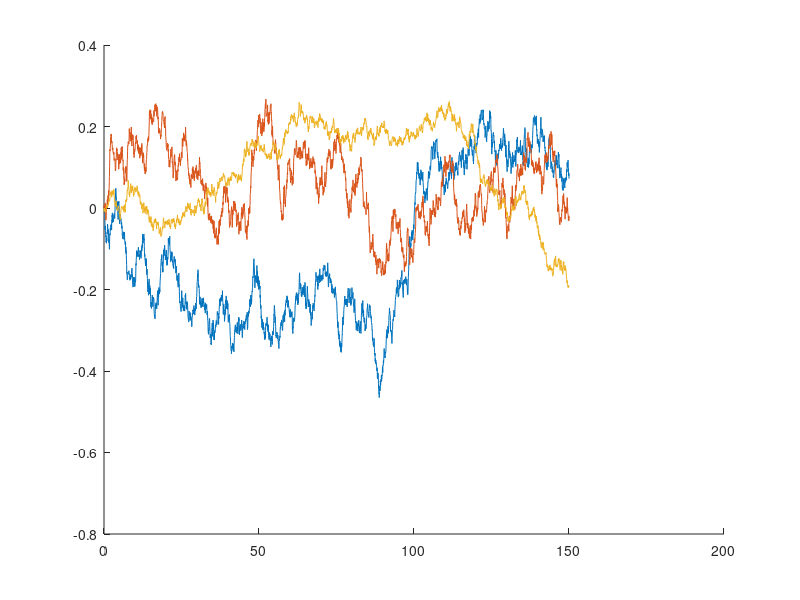

This chart was generated by the following MATLAB code: (Note: this script raises an error after producing the figure.)
%% Environment
gravity_acc = + 9.81; % z-down

%% Wind Profile and Wind Gust Dynamics
vel_at6m = 2 * 0.5144; % wind velocity at 6m, absolute value, [knot]->[m/s]
wind_gust_max = 2.4 * 0.5144; % maximum wind gust from wind forcast, [knot]->[m/s]
theta = 28; % [deg] constant
wind_pf_size = 3000;
height_lim = 150; % h \in (0, height_lim]

wind_h = @(h) (h>0.04572)*vel_at6m.*log(h/0.04572)/log(6.096/0.04572); % wind shear model
theta_h = theta/180*pi + pi; % forcasted wind field
GetWindProfile = @(h) [wind_h(h)*cos(theta_h);
                       wind_h(h)*sin(theta_h);
                       zeros(1,size(h,2))]; % [wx; wy; 0];

heights = linspace(1e-6, height_lim, wind_pf_size); % start from 0+ avoiding NaN
dh = height_lim/wind_pf_size;
wind_profile_hat = GetWindProfile(heights);

xi = 0.0* [randn();
           randn();
           0]; % wind profile error at 200[m]

% compute delta_w for simulation
delta_ws = zeros(3,wind_pf_size);
a_w = -0.00385;
b_w = 8 * 0.0251;
ratios = [1, 1, 0.5];
for i = 2:wind_pf_size
    delta_ws(:,i) = (1+dh*a_w)*delta_ws(:,i-1)+dh*b_w*[ratios(1)*randn(); ratios(2)*randn(); ratios(3)*randn()];
end
% tune b_w s.t. norm(delta_ws) ~ wind_gust_max - vel_at6m

mean(vecnorm(delta_ws(1:2,:)))
hold on
plot(heights, delta_ws(1,:));
plot(heights, delta_ws(2,:));
plot(heights, delta_ws(3,:));

wind_err0 = zeros(4,50); % [h, dx, dy, dz] wind error storage

% params from paper 14/16

%% Parafoil System
% params from paper 12

system_mass = 2.2; % kg
system_inertia =  [1.68, 0,    0.09;
                   0,    0.80, 0;
                   0.09, 0,    0.32];

parafoil_ref_area = 1.5;  % m2
parafoil_ref_span = 1.88; % m
parafoil_ref_length = 0.80; % m, chord
parafoil_arc_h = 0.1; % m
parafoil_thickness = 0.075; % m, thickness of canopy

S_pd = 0.06; % m2 payload reference area 

C_BP = eye(3); % from body frame B to parafoil aero frame P;
B_r_BP = [0; 0; -1.2];

C_BW = eye(3); % from body frame B to payload frame W;
B_r_BW = [0; 0; 0.1];

[Im, Ii] = ImIiCompute(parafoil_arc_h, parafoil_ref_span, ...
                       parafoil_ref_length, parafoil_thickness);

%% Aero Coefficients
%--- from paper 12 and book ch5
c_L0 = 0.24; % lift force coefficient
c_La = 2.14;
c_Lds = 0.2783;

c_D0 = 0.12;
c_Da2 = 0.33;
c_Dds = 0.43; % large enough to enable gliding ratio control 17.5-26.3

c_Yb = 0.23;

c_lp = -0.84; % negative
c_lda = -0.005; % negative
c_m0 = 0.1; 
c_ma = -0.72;
c_mq = -1.49; % negative
c_nr = -0.27; % negative
c_nda = 0.0115; % positive

c_Dpd = 3.2; % payload drag coefficient

cL = [c_L0; c_La; c_Lds]; % lift force coefficients
cD = [c_D0; c_Da2; c_Dds]; % drag force coefficients
cM = [c_lp; c_lda; c_m0; c_ma; c_mq; c_nr; c_nda]; % moment coefficients

%% Safe Zone, Vel Info and Initiation
[Axbxh, init_xy_pos] = SafeZoneCompute(0);
vel_info = [95.551, 3.87807, 1.61823]; % corresponding height, Vh, Vz, without wind, delta_l,r = 0.5
init_pos_in_inertial_frame = [init_xy_pos; -100]; % x-North, z-down, y-East
init_rpy = [0; 0.006; -10/180*pi]; % yaw-pitch-row; from ground to body frame; x-head, z-done, y-right
init_uvw = [3.819; -0.673; 1.62]; % velocity in body frame % shouldn't be all zero
init_pqr = [0; 0; 0]; % angular velocity in body frame

%% Sensor Model: Accuracy after Primary Sensor Fusion
sensor_freq = 20; % [Hz] sensor data subscriber frequency
pos_accu = 2; % [m]
vel_accu = 0.1; % [m/s]
row_pitch_accu = 0.1; % [degree]
yaw_accu = 0.5; % [degree]
acc_accu = 0.1; % [m/s^2]
angVel_accu = 0.1; % [deg/s]

% should tune white noise power in simulator for accuracy of airspeed, AOA, and AOS
airspeed_accu = [0.3, 0.3, 0.1]; % [m/s] Accuracy of B_v_IB_tilde after LPF

%% Extended Kalman Filter for States
% state X = [x, y, z, x_dot, y_dot, z_dot, row, pitch, yaw] 9*1
EKF_freq = sensor_freq; % [Hz]
state_mu0 = [init_pos_in_inertial_frame; 
             GroundSpeedCompute(init_rpy, init_uvw); 
             init_rpy]; % 9*1
state_sigma0 = blkdiag(4*eye(3), 2*eye(3), 0.4*eye(3)); % 9*9
Q = blkdiag(acc_accu^2*eye(3), (angVel_accu/180*pi)^2*eye(3)); % 6*6
R = blkdiag(pos_accu^2*eye(3), vel_accu^2*eye(3), ...
            diag([(row_pitch_accu/180*pi)^2, (row_pitch_accu/180*pi)^2, (yaw_accu/180*pi)^2])); % 9*9

%% Guidance
psi_d = pi; % desired landing orientation

guidance_horizon_N = 200;
guidance0 = zeros(5,guidance_horizon_N);

psi_dot_m = 0.1906; % maximum turning angular vel without wind [rad/s]
delta_dot_m = 0.5; % [/s]
psi_ddot_m = psi_dot_m*2*delta_dot_m; % [rad/s2]

pd_controller_freq = 10; % [Hz]

%% MPCC Tracker
time_horizon_N = 100; % should not exceed 1000
mpcc_freq = 1; % [Hz]
mpcc_pd_freq = 10; % [Hz]
mpcc_Ts = 0.05; % [s]
control0 = zeros(3, time_horizon_N); % [h, psi, psi_dot]
% vel_info_mpcc = [4.82; 3.35; 1.52; 1.65]; % [m/s] [Vh0, Vh1, Vz0, Vz1]

%% Motor Model
% delta_s: 2nd order response
wd = pi/1.35; % omega_d = pi/tp
Mp = abs(2.86574-3.35184)/abs(3.35184-4.8196); % Mp = |c_peak - c_inf| / |c_start - c_inf|
zeta = sqrt((log(Mp)/pi)^2/(1+(log(Mp)/pi)^2));
wn = wd / sqrt(1-zeta^2); % omega_n = omega_d / sqrt(1-zeta^2)

% delta_a: 1st order response
Ta = 1/(0.1293/0.2/0.191); % Ta = 1/(k/psi_dot_m), k: response slope
